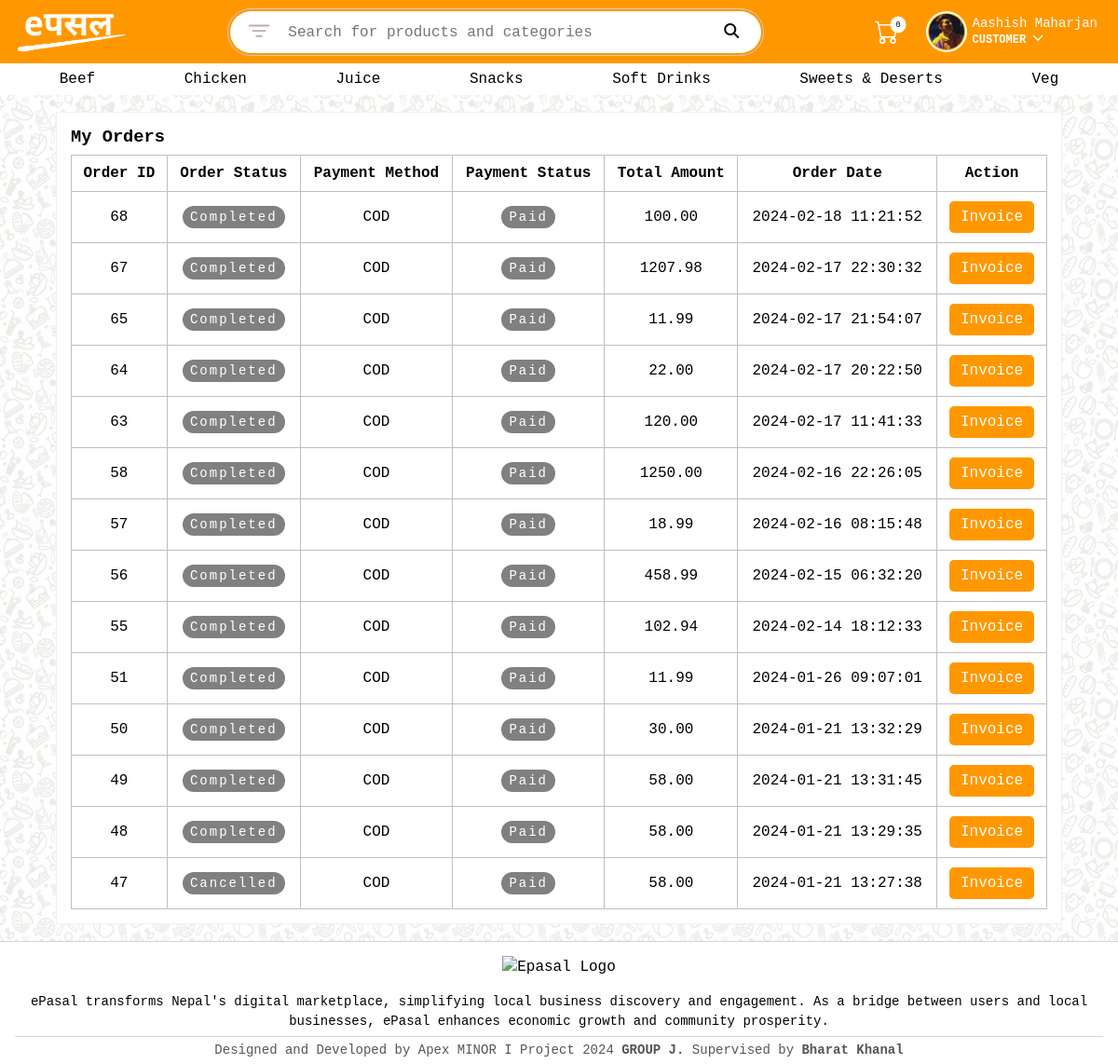
The app's page /my-orders.php (signed in) with its own data.
### tables this page shows
CREATE TABLE `tbl_categories` (
  `category_id` int NOT NULL AUTO_INCREMENT,
  `category_name` varchar(20) NOT NULL,
  PRIMARY KEY (`category_id`),
  UNIQUE KEY `category_name` (`category_name`)
);

CREATE TABLE `tbl_orders` (
  `order_id` int NOT NULL AUTO_INCREMENT,
  `user_id` int DEFAULT NULL,
  `order_status` enum('Pending','Processing','Packaging','Out for Delivery','Completed','Cancelled') DEFAULT 'Pending',
  `payment_method` enum('Khalti','COD') DEFAULT 'COD',
  `payment_status` enum('Paid','Unpaid') DEFAULT 'Unpaid',
  `total_amount` decimal(10,2) DEFAULT NULL,
  `created_at` datetime DEFAULT CURRENT_TIMESTAMP,
  `city` varchar(25) DEFAULT 'Kathmandu',
  `address` varchar(50) DEFAULT NULL,
  `note` varchar(255) DEFAULT NULL,
  `contact_no` varchar(20) DEFAULT NULL,
  `landmark` varchar(50) DEFAULT NULL,
  PRIMARY KEY (`order_id`),
  KEY `user_id` (`user_id`),
  CONSTRAINT `tbl_orders_ibfk_1` FOREIGN KEY (`user_id`) REFERENCES `tbl_users` (`user_id`)
);

### model/CategoryManager.php (called while the page is built, shortened)
<?php
class CategoryManager {
    private $conn;
    public function __construct($conn) {
        $this->conn = $conn;
    }
    public function getAllCategories() {
        $categories = array();
        $stmt = $this->conn->prepare("SELECT * FROM tbl_categories");
        try {
            if ($stmt->execute()) {
                $result = $stmt->get_result();
                if ($result->num_rows > 0) {
                    while ($category = $result->fetch_assoc()) {
                        $categories[] = $category;
                    }
                }
            } else {
                throw new \Exception($stmt->error);
            }
        } catch (\Exception $e) {
            $msg = $e->getMessage();
            echo "<script>alert('$msg')</script>";
        } finally {
            $stmt->close();
        }
        return $categories;
    }
}
?>

### model/OrderManager.php (called while the page is built, shortened)
<?php
class OrderManager {
    private $conn;
    public function __construct($conn) {
        $this->conn = $conn;
    }
    public function getCustomerOrders($userId) {
        $query = "SELECT * FROM tbl_orders WHERE user_id = ? ORDER BY created_at DESC";
        $stmt = $this->conn->prepare($query);
        $stmt->bind_param("i", $userId);
        $stmt->execute();
        $result = $stmt->get_result();
        return $result->fetch_all(MYSQLI_ASSOC);
    }
}
?>

### my-orders.php (the view, shortened to what this page needs)
<?php require_once("./config/db.config.php"); ?>
<?php require_once("./model/OrderManager.php"); ?>
<!DOCTYPE html>
<html>
<head>
    <link rel="stylesheet" href="/public/css/style.css">
    <link rel="stylesheet" href="/public/css/order.css">
</head>
<body>
    <?php include_once("includes/_header.php"); ?>
    <br />
    <div class="order__section">
        <div class="order__container">
            <h3 class="order__h3">My Orders</h3>
            <table class="order__table">
                <thead>
                    <tr>
                        <th>Order ID</th>
                        <th>Order Status</th>
                        <th>Payment Method</th>
                        <th>Payment Status</th>
                        <th>Total Amount</th>
                        <th>Order Date</th>
                        <th>Action</th>
                    </tr>
                </thead>
                <tbody>
                    <?php
                    $orderManager = new OrderManager($conn);
                    $orders = $orderManager->getCustomerOrders($_SESSION["user_id"]);
                    if (!empty($orders)) {
                        foreach ($orders as $order) {
                            echo '<tr>';
                            echo '<td>' . $order['order_id'] . '</td>';
                            echo '<td><span class="table__badge">' . $order['order_status'] . '</span></td>';
                            echo '<td>' . $order['payment_method'] . '</td>';
                            echo '<td><span class="table__badge">' . $order['payment_status'] . '</span></td>';
                            echo '<td>' . $order['total_amount'] . '</td>';
                            echo '<td>' . $order['created_at'] . '</td>';
                            echo '<td><a class="button btn-primary" href="/invoice.php?orderID=' . $order['order_id'] . '">Invoice</a></td>';
                            echo '</tr>';
                        }
                        echo '</tbody>';
                        echo '</table>';
                    } else {
                        echo '<p>No orders found.</p>';
                    }
                    ?>
        </div>
        <br />
        <?php include_once("includes/_footer.php"); ?>
    </div>
</body>
</html>

### includes/_header.php (shortened to what this page needs)
<?php
require_once("config/db.config.php");
require_once("model/CategoryManager.php");
?>
<header class="header">
    <div class="header__container">
        <a class="header_logo" href="/">
            <img src="/public/img/epasal-primary-logo.png" alt="ePasal - Online Food App" width="120px">
        </a>
        <div class="header__searchbar">
            <div class="search_filter_background">
                <span class="search_filter">
                </span>
            </div>
            <form action="search.php" style="width: 100%" id="searchform">
                <input name="query" type="text" placeholder="Search for products and categories" />
            </form>
            <div class="search_icon_background" onclick="document.querySelector('#searchform').submit();">
                <span class="search_icon"><i class="fas fa-search"></i></span>
            </div>
        </div>
        <div class="header__nav">
            <ul>
                <li class="header_nav-links">
                    <a href="/cart.php">
                        <span class="cart__icon"></span>
                        <span class="cart__badge">0</span>
                    </a>
                </li>
                <?php
                if (isset($_SESSION) && isset($_SESSION["user_id"])) {
                    echo '
                    <div class="profile__container">
                        <img  class="profile__avatar" src="/' . $_SESSION["user_photo_url"] .'" />
                        <div class="profile__description">
                            <h4>' . $_SESSION["fullname"] . '</h4>
                            <p>Customer <svg height="1em" viewBox="0 0 512 512" fill="currentColor"> <path d="M233.4 406.6c12.5 12.5 32.8 12.5 45.3 0l192-192c12.5-12.5 12.5-32.8 0-45.3s-32.8-12.5-45.3 0L256 338.7 86.6 169.4c-12.5-12.5-32.8-12.5-45.3 0s-12.5 32.8 0 45.3l192 192z" />
                            </svg></p>
                        </div>
                        <div class="profile__menu">
                            <a href="/my-orders.php">My Orders</a>
                            <a href="/my-details.php">My Info</a>
                            <a href="/my-shop.php">My Shop Info</a>
                            <a href="/change-password.php">Change Password</a>
                            <a href="/dashboard">Go to Dashboard</a>
                            <a href="/?action=logout">Logout</a>
                        </div>
                    </div>';
                }
                ?>
            </ul>
        </div>
    </div>
</header>
<section id="nav-category">
    <?php
        $categoryManager  = new CategoryManager($conn);
        $categories = $categoryManager->getAllCategories();
    ?>
    <div class="container">
        <nav>
            <ul>
                <?php
                    foreach($categories as $category) {
                        $name = $category["category_name"];
                        echo "<li><a class=\"category\" data-name=\"$name\">$name</a>";
                    }
                ?>
            </ul>
        </nav>
    </div>
</section>

### public/css/style.css (style rules this page uses)
:root { --extra-small: 575.98px; --small: 767.98px; --medium: 991.98px; --large: 1199.98px; --extra-large: 1200px; }
@media (min-width: 768px) { .header__searchbar { max-width: 18rem; order: initial; } }
@media (min-width: 992px) { .header__searchbar { max-width: 36rem; } }
.badge,.table__badge { display: inline-block; text-align: center; background: #FF8800; color: white; padding: 8px 20px; line-height: 1.2; border-radius: 20px; font-size: 14px; letter-spacing: 2px; }
.table__badge { padding: 4px 8px; background: gray; }

### public/css/order.css (style rules this page uses)
.order__container { border:1px solid rgb(241, 241, 241); width:90%; margin-left: auto; margin-right:auto; padding: 15px; background-color: white; }
.order__h3 { margin-bottom: 0.5rem; }
.order__table { width: 100%; border-collapse: collapse; }
.order__table td, .order__table th { border:1px solid rgb(192, 190, 190); padding:10px; text-align: center; }

### public/css/global.css (style rules this page uses)
* { margin: 0; padding: 0; box-sizing: border-box; }
:root { --xs: 576px; }
body { font-size: 16px; font-family: 'Courier New', Courier, monospace; margin: 0px 0px 0px 0px; background: linear-gradient(to bottom, rgba(255, 255, 255,0.9), rgba(255, 255, 255,0.9)), url("/public/img/background.jpg") center/300px 300px repeat; }
p { margin-top: 0px; margin-bottom: 0px; }
input, textarea, select { font: inherit; }
img { vertical-align: middle; }
.container { max-width: 1480px; padding-left:1rem; padding-right: 1rem; margin-right: auto; margin-left: auto; }
button, .button { border: none; color: black; padding: 8px 12px; text-align: center; text-decoration: none; font-size: 16px; cursor: pointer; border-radius: 5px; display: inline-block; text-wrap: nowrap; }
.btn-primary { color: white; background: #FF9800; }
.profile__avatar { color: white; text-align: center; line-height: 36px; width: 40px; height: 40px; background: orange; border-radius: 50%; margin-right: 8px; font-weight: 400; font-size: 18px; object-fit: cover; padding: 1px; object-position: top; box-shadow: 0px 0px 0px 2px white; }
.profile__container { position: relative; display: inline-flex; align-items: center; color: white; padding: 6px; background: transparent; text-align: left; z-index: 999; border-radius: 8px; cursor: pointer; }
.profile__description { line-height: 15px; }
.profile__description h4 { margin: 0px; line-height: 17px; font-weight: 500; font-size: 14px; }
.profile__description p { font-size: 12px; text-transform: uppercase; font-weight: bold; }

### public/css/header.css (style rules this page uses)
header { background: #FF9800; padding-top: 0.5rem; padding-bottom: 0.5rem; }
.header__container { color: #c3aaaa; display: flex; align-items: center; justify-content: space-between; max-width: 1480px; padding-left: 1rem; padding-right: 1rem; margin-right: auto; margin-left: auto; }
.header_logo { width: 120px; }
.header_logo img { filter: brightness(0) invert(1); }
.header__searchbar { display: flex; width: 100%; padding: 2px; max-width: 36rem; border-radius: 25px; border: 1px solid #ccc; }
.header__searchbar input { font-size: 18px; width: 100%; height: 45px; padding: 10px 0px; border: none; outline: none; }
.header__searchbar input::placeholder { font-size: 16px; }
.search_icon_background { display: flex; align-items: center; background-color: #fff; border-top-right-radius: 25px; border-bottom-right-radius: 25px; padding: 12px 24px; height: 45px; }
.search_filter { cursor: pointer; }
.search_icon { border-radius: 25px; color: #000000; font-size: 16px; margin-left: 10px; }
.search_filter { display: flex; align-items: center; position: relative; }
.search_filter_background { display: flex; align-items: center; background-color: #fff; border-top-left-radius: 25px; border-bottom-left-radius: 25px; padding: 12px 16px; height: 45px; }
.header_nav-links a { position: relative; }
.cart__icon { display: flex; margin-right: 15px; align-items: center; }
.cart__badge { position: absolute; top: -5px; padding: 3px 4px; left: 15px; background: white; color: black; border-radius: 50%; font-size: 10px; transform: scale(0.85); text-align: center; min-width: 20px; }
.header__nav { border: 0px; }
.header__nav ul { display: flex; border: 0px; align-items: center; }
.header__nav li { list-style: none; padding: 10px; border-bottom: 0px; line-height: 1.5; }
.header__nav a { color: #fff; text-decoration: none; font-weight: 500; font-size: 14px; }

### records on screen
tbl_categories: category_name "Beef"
tbl_categories: category_name "Chicken"
tbl_categories: category_name "Juice"
tbl_categories: category_name "Snacks"
tbl_categories: category_name "Soft Drinks"
tbl_categories: category_name "Sweets & Deserts"
tbl_categories: category_name "Veg"
tbl_orders: order_id "68", order_status "Completed", payment_method "COD", payment_status "Paid", total_amount "100.00", created_at "2024-02-18 11:21:52"
tbl_orders: order_id "67", order_status "Completed", payment_method "COD", payment_status "Paid", total_amount "1207.98", created_at "2024-02-17 22:30:32"
tbl_orders: order_id "65", order_status "Completed", payment_method "COD", payment_status "Paid", total_amount "11.99", created_at "2024-02-17 21:54:07"
tbl_orders: order_id "64", order_status "Completed", payment_method "COD", payment_status "Paid", total_amount "22.00", created_at "2024-02-17 20:22:50"
tbl_orders: order_id "63", order_status "Completed", payment_method "COD", payment_status "Paid", total_amount "120.00", created_at "2024-02-17 11:41:33"
tbl_orders: order_id "58", order_status "Completed", payment_method "COD", payment_status "Paid", total_amount "1250.00", created_at "2024-02-16 22:26:05"
tbl_orders: order_id "57", order_status "Completed", payment_method "COD", payment_status "Paid", total_amount "18.99", created_at "2024-02-16 08:15:48"
tbl_orders: order_id "56", order_status "Completed", payment_method "COD", payment_status "Paid", total_amount "458.99", created_at "2024-02-15 06:32:20"
tbl_orders: order_id "55", order_status "Completed", payment_method "COD", payment_status "Paid", total_amount "102.94", created_at "2024-02-14 18:12:33"
tbl_orders: order_id "51", order_status "Completed", payment_method "COD", payment_status "Paid", total_amount "11.99", created_at "2024-01-26 09:07:01"
tbl_orders: order_id "50", order_status "Completed", payment_method "COD", payment_status "Paid", total_amount "30.00", created_at "2024-01-21 13:32:29"
tbl_orders: order_id "49", order_status "Completed", payment_method "COD", payment_status "Paid", total_amount "58.00", created_at "2024-01-21 13:31:45"
tbl_orders: order_id "48", order_status "Completed", payment_method "COD", payment_status "Paid", total_amount "58.00", created_at "2024-01-21 13:29:35"
tbl_orders: order_id "47", order_status "Cancelled", payment_method "COD", payment_status "Paid", total_amount "58.00", created_at "2024-01-21 13:27:38"

### other values on screen
$_SESSION["fullname"] "Aashish Maharjan"
